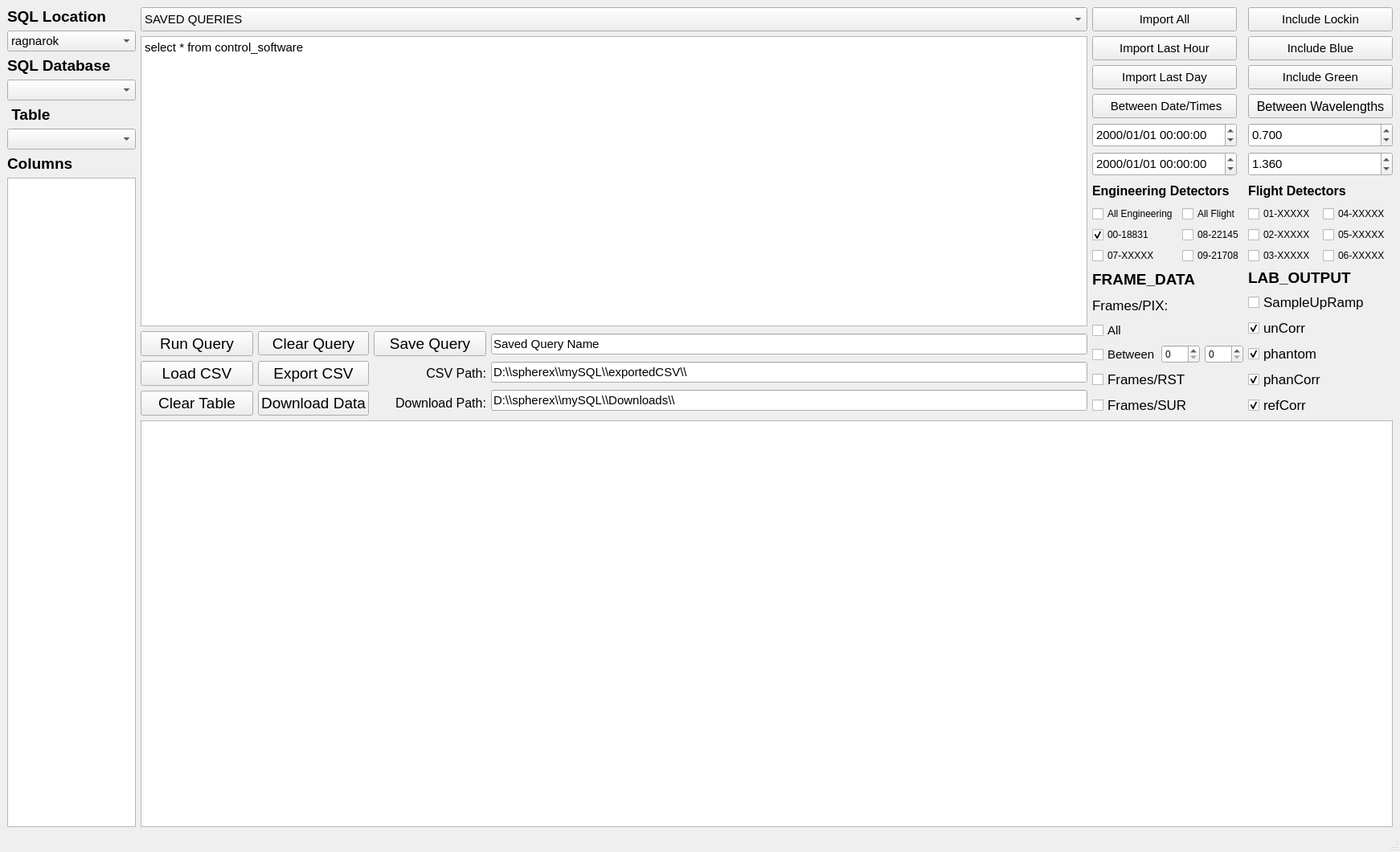
<?xml version="1.0" encoding="UTF-8"?>
<ui version="4.0">
 <class>MainWindow</class>
 <widget class="QMainWindow" name="MainWindow">
  <property name="enabled">
   <bool>true</bool>
  </property>
  <property name="geometry">
   <rect>
    <x>0</x>
    <y>0</y>
    <width>1742</width>
    <height>1060</height>
   </rect>
  </property>
  <property name="maximumSize">
   <size>
    <width>16777215</width>
    <height>16777215</height>
   </size>
  </property>
  <property name="windowTitle">
   <string>MainWindow</string>
  </property>
  <widget class="QWidget" name="centralwidget">
   <property name="layoutDirection">
    <enum>Qt::LeftToRight</enum>
   </property>
   <layout class="QGridLayout" name="gridLayout_6">
    <item row="0" column="0">
     <layout class="QVBoxLayout" name="verticalLayout_6">
      <item>
       <widget class="QLabel" name="label_SQL_Database_4">
        <property name="sizePolicy">
         <sizepolicy hsizetype="Fixed" vsizetype="Preferred">
          <horstretch>0</horstretch>
          <verstretch>0</verstretch>
         </sizepolicy>
        </property>
        <property name="maximumSize">
         <size>
          <width>160</width>
          <height>30</height>
         </size>
        </property>
        <property name="font">
         <font>
          <pointsize>14</pointsize>
          <weight>75</weight>
          <bold>true</bold>
         </font>
        </property>
        <property name="text">
         <string>SQL Location</string>
        </property>
       </widget>
      </item>
      <item>
       <widget class="QComboBox" name="comboBox_Server_Location">
        <property name="sizePolicy">
         <sizepolicy hsizetype="Fixed" vsizetype="Fixed">
          <horstretch>0</horstretch>
          <verstretch>0</verstretch>
         </sizepolicy>
        </property>
        <property name="maximumSize">
         <size>
          <width>160</width>
          <height>30</height>
         </size>
        </property>
        <property name="font">
         <font>
          <pointsize>11</pointsize>
         </font>
        </property>
        <item>
         <property name="text">
          <string>ragnarok</string>
         </property>
        </item>
        <item>
         <property name="text">
          <string>local</string>
         </property>
        </item>
        <item>
         <property name="text">
          <string>green</string>
         </property>
        </item>
       </widget>
      </item>
      <item>
       <widget class="QLabel" name="label_SQL_Database">
        <property name="sizePolicy">
         <sizepolicy hsizetype="Fixed" vsizetype="Preferred">
          <horstretch>0</horstretch>
          <verstretch>0</verstretch>
         </sizepolicy>
        </property>
        <property name="maximumSize">
         <size>
          <width>160</width>
          <height>30</height>
         </size>
        </property>
        <property name="font">
         <font>
          <pointsize>14</pointsize>
          <weight>75</weight>
          <bold>true</bold>
         </font>
        </property>
        <property name="text">
         <string>SQL Database</string>
        </property>
       </widget>
      </item>
      <item>
       <widget class="QComboBox" name="comboBox_database_name">
        <property name="maximumSize">
         <size>
          <width>160</width>
          <height>30</height>
         </size>
        </property>
        <property name="font">
         <font>
          <pointsize>11</pointsize>
         </font>
        </property>
       </widget>
      </item>
      <item>
       <widget class="QLabel" name="label_SQL_Database_2">
        <property name="sizePolicy">
         <sizepolicy hsizetype="Fixed" vsizetype="Preferred">
          <horstretch>0</horstretch>
          <verstretch>0</verstretch>
         </sizepolicy>
        </property>
        <property name="maximumSize">
         <size>
          <width>160</width>
          <height>30</height>
         </size>
        </property>
        <property name="font">
         <font>
          <pointsize>14</pointsize>
          <weight>75</weight>
          <bold>true</bold>
         </font>
        </property>
        <property name="text">
         <string> Table</string>
        </property>
       </widget>
      </item>
      <item>
       <widget class="QComboBox" name="comboBox_table_name">
        <property name="sizePolicy">
         <sizepolicy hsizetype="Fixed" vsizetype="Fixed">
          <horstretch>0</horstretch>
          <verstretch>0</verstretch>
         </sizepolicy>
        </property>
        <property name="maximumSize">
         <size>
          <width>160</width>
          <height>30</height>
         </size>
        </property>
        <property name="font">
         <font>
          <pointsize>11</pointsize>
         </font>
        </property>
       </widget>
      </item>
      <item>
       <widget class="QLabel" name="label_SQL_Database_3">
        <property name="sizePolicy">
         <sizepolicy hsizetype="Fixed" vsizetype="Preferred">
          <horstretch>0</horstretch>
          <verstretch>0</verstretch>
         </sizepolicy>
        </property>
        <property name="maximumSize">
         <size>
          <width>160</width>
          <height>30</height>
         </size>
        </property>
        <property name="font">
         <font>
          <pointsize>14</pointsize>
          <weight>75</weight>
          <bold>true</bold>
         </font>
        </property>
        <property name="text">
         <string>Columns</string>
        </property>
       </widget>
      </item>
      <item>
       <widget class="QListView" name="listView_table">
        <property name="sizePolicy">
         <sizepolicy hsizetype="Fixed" vsizetype="Expanding">
          <horstretch>0</horstretch>
          <verstretch>0</verstretch>
         </sizepolicy>
        </property>
        <property name="maximumSize">
         <size>
          <width>160</width>
          <height>16777215</height>
         </size>
        </property>
       </widget>
      </item>
     </layout>
    </item>
    <item row="0" column="1">
     <layout class="QGridLayout" name="gridLayout_4">
      <item row="0" column="0">
       <layout class="QVBoxLayout" name="verticalLayout_5">
        <item>
         <widget class="QComboBox" name="comboBox_scriptedQueries">
          <property name="minimumSize">
           <size>
            <width>0</width>
            <height>30</height>
           </size>
          </property>
          <property name="font">
           <font>
            <pointsize>11</pointsize>
           </font>
          </property>
          <item>
           <property name="text">
            <string>SAVED QUERIES</string>
           </property>
          </item>
         </widget>
        </item>
        <item>
         <widget class="QTextEdit" name="textEdit_SQL_Query">
          <property name="font">
           <font>
            <pointsize>12</pointsize>
           </font>
          </property>
          <property name="html">
           <string>&lt;!DOCTYPE HTML PUBLIC &quot;-//W3C//DTD HTML 4.0//EN&quot; &quot;http://www.w3.org/TR/REC-html40/strict.dtd&quot;&gt;
&lt;html&gt;&lt;head&gt;&lt;meta name=&quot;qrichtext&quot; content=&quot;1&quot; /&gt;&lt;style type=&quot;text/css&quot;&gt;
p, li { white-space: pre-wrap; }
&lt;/style&gt;&lt;/head&gt;&lt;body style=&quot; font-family:'MS Shell Dlg 2'; font-size:12pt; font-weight:400; font-style:normal;&quot;&gt;
&lt;p style=&quot; margin-top:0px; margin-bottom:0px; margin-left:0px; margin-right:0px; -qt-block-indent:0; text-indent:0px;&quot;&gt;&lt;span style=&quot; font-size:11pt;&quot;&gt;select * from control_software&lt;/span&gt;&lt;/p&gt;&lt;/body&gt;&lt;/html&gt;</string>
          </property>
         </widget>
        </item>
        <item>
         <layout class="QHBoxLayout" name="horizontalLayout_2">
          <item>
           <layout class="QGridLayout" name="gridLayout">
            <item row="2" column="3">
             <widget class="QLabel" name="label_downloadPath">
              <property name="maximumSize">
               <size>
                <width>160</width>
                <height>16777215</height>
               </size>
              </property>
              <property name="font">
               <font>
                <pointsize>12</pointsize>
                <weight>50</weight>
                <bold>false</bold>
               </font>
              </property>
              <property name="text">
               <string>Download Path:</string>
              </property>
              <property name="alignment">
               <set>Qt::AlignRight|Qt::AlignTrailing|Qt::AlignVCenter</set>
              </property>
             </widget>
            </item>
            <item row="1" column="3">
             <widget class="QLabel" name="label_exportPath">
              <property name="maximumSize">
               <size>
                <width>160</width>
                <height>16777215</height>
               </size>
              </property>
              <property name="font">
               <font>
                <pointsize>12</pointsize>
                <weight>50</weight>
                <bold>false</bold>
               </font>
              </property>
              <property name="layoutDirection">
               <enum>Qt::LeftToRight</enum>
              </property>
              <property name="text">
               <string>CSV Path:</string>
              </property>
              <property name="alignment">
               <set>Qt::AlignRight|Qt::AlignTrailing|Qt::AlignVCenter</set>
              </property>
             </widget>
            </item>
            <item row="0" column="2">
             <widget class="QPushButton" name="button_ClearQuery">
              <property name="minimumSize">
               <size>
                <width>120</width>
                <height>30</height>
               </size>
              </property>
              <property name="maximumSize">
               <size>
                <width>140</width>
                <height>30</height>
               </size>
              </property>
              <property name="font">
               <font>
                <pointsize>14</pointsize>
               </font>
              </property>
              <property name="text">
               <string>Clear Query</string>
              </property>
             </widget>
            </item>
            <item row="0" column="3">
             <widget class="QPushButton" name="button_SaveQuery">
              <property name="minimumSize">
               <size>
                <width>140</width>
                <height>0</height>
               </size>
              </property>
              <property name="maximumSize">
               <size>
                <width>140</width>
                <height>16777215</height>
               </size>
              </property>
              <property name="font">
               <font>
                <pointsize>14</pointsize>
               </font>
              </property>
              <property name="text">
               <string>Save Query</string>
              </property>
             </widget>
            </item>
            <item row="0" column="1">
             <widget class="QPushButton" name="button_RunQuery">
              <property name="minimumSize">
               <size>
                <width>140</width>
                <height>0</height>
               </size>
              </property>
              <property name="maximumSize">
               <size>
                <width>90</width>
                <height>16777215</height>
               </size>
              </property>
              <property name="font">
               <font>
                <pointsize>14</pointsize>
               </font>
              </property>
              <property name="text">
               <string>Run Query</string>
              </property>
             </widget>
            </item>
            <item row="1" column="2">
             <widget class="QPushButton" name="button_ExportCSV">
              <property name="maximumSize">
               <size>
                <width>140</width>
                <height>16777215</height>
               </size>
              </property>
              <property name="font">
               <font>
                <pointsize>14</pointsize>
               </font>
              </property>
              <property name="text">
               <string>Export CSV</string>
              </property>
             </widget>
            </item>
            <item row="1" column="1">
             <widget class="QPushButton" name="button_LoadCSV">
              <property name="maximumSize">
               <size>
                <width>140</width>
                <height>16777215</height>
               </size>
              </property>
              <property name="font">
               <font>
                <pointsize>14</pointsize>
               </font>
              </property>
              <property name="text">
               <string>Load CSV</string>
              </property>
             </widget>
            </item>
            <item row="2" column="2">
             <widget class="QPushButton" name="button_DownloadData">
              <property name="minimumSize">
               <size>
                <width>0</width>
                <height>0</height>
               </size>
              </property>
              <property name="font">
               <font>
                <pointsize>14</pointsize>
               </font>
              </property>
              <property name="text">
               <string>Download Data</string>
              </property>
             </widget>
            </item>
            <item row="2" column="1">
             <widget class="QPushButton" name="button_ClearTable">
              <property name="minimumSize">
               <size>
                <width>0</width>
                <height>0</height>
               </size>
              </property>
              <property name="font">
               <font>
                <pointsize>14</pointsize>
               </font>
              </property>
              <property name="text">
               <string>Clear Table</string>
              </property>
             </widget>
            </item>
           </layout>
          </item>
          <item>
           <layout class="QVBoxLayout" name="verticalLayout_7">
            <item>
             <widget class="QLineEdit" name="lineEdit_SQL_Save_Query">
              <property name="font">
               <font>
                <pointsize>11</pointsize>
               </font>
              </property>
              <property name="text">
               <string>Saved Query Name</string>
              </property>
             </widget>
            </item>
            <item>
             <widget class="QLineEdit" name="lineEdit_ExportCSV">
              <property name="font">
               <font>
                <pointsize>11</pointsize>
               </font>
              </property>
              <property name="text">
               <string>D:\\spherex\\mySQL\\exportedCSV\\</string>
              </property>
             </widget>
            </item>
            <item>
             <widget class="QLineEdit" name="lineEdit_ExportFITS">
              <property name="font">
               <font>
                <pointsize>11</pointsize>
               </font>
              </property>
              <property name="text">
               <string>D:\\spherex\\mySQL\\Downloads\\</string>
              </property>
             </widget>
            </item>
           </layout>
          </item>
         </layout>
        </item>
       </layout>
      </item>
      <item row="0" column="1">
       <layout class="QGridLayout" name="gridLayout_5">
        <item row="0" column="1">
         <layout class="QVBoxLayout" name="verticalLayout_4">
          <item>
           <widget class="QPushButton" name="button_Include_Lockin">
            <property name="minimumSize">
             <size>
              <width>0</width>
              <height>30</height>
             </size>
            </property>
            <property name="maximumSize">
             <size>
              <width>180</width>
              <height>30</height>
             </size>
            </property>
            <property name="font">
             <font>
              <pointsize>11</pointsize>
             </font>
            </property>
            <property name="text">
             <string>Include Lockin</string>
            </property>
           </widget>
          </item>
          <item>
           <widget class="QPushButton" name="button_Include_Blue">
            <property name="minimumSize">
             <size>
              <width>0</width>
              <height>30</height>
             </size>
            </property>
            <property name="maximumSize">
             <size>
              <width>180</width>
              <height>30</height>
             </size>
            </property>
            <property name="font">
             <font>
              <pointsize>11</pointsize>
             </font>
            </property>
            <property name="text">
             <string>Include Blue</string>
            </property>
           </widget>
          </item>
          <item>
           <widget class="QPushButton" name="button_Include_Green">
            <property name="minimumSize">
             <size>
              <width>180</width>
              <height>30</height>
             </size>
            </property>
            <property name="maximumSize">
             <size>
              <width>180</width>
              <height>30</height>
             </size>
            </property>
            <property name="font">
             <font>
              <pointsize>11</pointsize>
             </font>
            </property>
            <property name="text">
             <string>Include Green</string>
            </property>
           </widget>
          </item>
          <item>
           <widget class="QPushButton" name="button_Import_Wavelengths">
            <property name="minimumSize">
             <size>
              <width>0</width>
              <height>30</height>
             </size>
            </property>
            <property name="maximumSize">
             <size>
              <width>1000</width>
              <height>30</height>
             </size>
            </property>
            <property name="font">
             <font>
              <pointsize>12</pointsize>
             </font>
            </property>
            <property name="text">
             <string>Between Wavelengths</string>
            </property>
           </widget>
          </item>
          <item>
           <widget class="QDoubleSpinBox" name="doubleSpinBox_lower">
            <property name="maximumSize">
             <size>
              <width>16777215</width>
              <height>30</height>
             </size>
            </property>
            <property name="font">
             <font>
              <pointsize>11</pointsize>
             </font>
            </property>
            <property name="decimals">
             <number>3</number>
            </property>
            <property name="value">
             <double>0.700000000000000</double>
            </property>
           </widget>
          </item>
          <item>
           <widget class="QDoubleSpinBox" name="doubleSpinBox_upper">
            <property name="minimumSize">
             <size>
              <width>0</width>
              <height>30</height>
             </size>
            </property>
            <property name="font">
             <font>
              <pointsize>11</pointsize>
             </font>
            </property>
            <property name="decimals">
             <number>3</number>
            </property>
            <property name="value">
             <double>1.360000000000000</double>
            </property>
           </widget>
          </item>
          <item>
           <widget class="QLabel" name="label_SQL_Database_9">
            <property name="minimumSize">
             <size>
              <width>0</width>
              <height>25</height>
             </size>
            </property>
            <property name="maximumSize">
             <size>
              <width>16777215</width>
              <height>25</height>
             </size>
            </property>
            <property name="font">
             <font>
              <pointsize>12</pointsize>
              <weight>75</weight>
              <bold>true</bold>
             </font>
            </property>
            <property name="text">
             <string>Flight Detectors</string>
            </property>
           </widget>
          </item>
          <item>
           <layout class="QGridLayout" name="gridLayout_2">
            <item row="2" column="1">
             <widget class="QCheckBox" name="checkBox_5">
              <property name="text">
               <string>05-XXXXX</string>
              </property>
             </widget>
            </item>
            <item row="3" column="0">
             <widget class="QCheckBox" name="checkBox_3">
              <property name="text">
               <string>03-XXXXX</string>
              </property>
             </widget>
            </item>
            <item row="3" column="1">
             <widget class="QCheckBox" name="checkBox_6">
              <property name="text">
               <string>06-XXXXX</string>
              </property>
             </widget>
            </item>
            <item row="1" column="1">
             <widget class="QCheckBox" name="checkBox_4">
              <property name="text">
               <string>04-XXXXX</string>
              </property>
             </widget>
            </item>
            <item row="2" column="0">
             <widget class="QCheckBox" name="checkBox_2">
              <property name="text">
               <string>02-XXXXX</string>
              </property>
             </widget>
            </item>
            <item row="1" column="0">
             <widget class="QCheckBox" name="checkBox_1">
              <property name="text">
               <string>01-XXXXX</string>
              </property>
             </widget>
            </item>
           </layout>
          </item>
         </layout>
        </item>
        <item row="1" column="0">
         <layout class="QVBoxLayout" name="verticalLayout">
          <item>
           <widget class="QLabel" name="label_SQL_Database_6">
            <property name="maximumSize">
             <size>
              <width>160</width>
              <height>16777215</height>
             </size>
            </property>
            <property name="font">
             <font>
              <pointsize>14</pointsize>
              <weight>75</weight>
              <bold>true</bold>
             </font>
            </property>
            <property name="text">
             <string>FRAME_DATA</string>
            </property>
           </widget>
          </item>
          <item>
           <widget class="QLabel" name="label_SQL_Database_8">
            <property name="maximumSize">
             <size>
              <width>160</width>
              <height>16777215</height>
             </size>
            </property>
            <property name="font">
             <font>
              <pointsize>13</pointsize>
              <weight>50</weight>
              <bold>false</bold>
             </font>
            </property>
            <property name="text">
             <string>Frames/PIX:</string>
            </property>
           </widget>
          </item>
          <item>
           <widget class="QCheckBox" name="checkBox_PIX_all_frames">
            <property name="font">
             <font>
              <pointsize>11</pointsize>
             </font>
            </property>
            <property name="text">
             <string>All</string>
            </property>
           </widget>
          </item>
          <item>
           <layout class="QHBoxLayout" name="horizontalLayout">
            <item>
             <widget class="QCheckBox" name="checkBox_PIX_between_frames">
              <property name="maximumSize">
               <size>
                <width>80</width>
                <height>16777215</height>
               </size>
              </property>
              <property name="font">
               <font>
                <pointsize>11</pointsize>
               </font>
              </property>
              <property name="text">
               <string>Between</string>
              </property>
             </widget>
            </item>
            <item>
             <widget class="QSpinBox" name="spinBox_PIX_frames_lo">
              <property name="maximumSize">
               <size>
                <width>50</width>
                <height>16777215</height>
               </size>
              </property>
             </widget>
            </item>
            <item>
             <widget class="QSpinBox" name="spinBox_PIX_frames_hi">
              <property name="maximumSize">
               <size>
                <width>50</width>
                <height>16777215</height>
               </size>
              </property>
             </widget>
            </item>
           </layout>
          </item>
          <item>
           <widget class="QCheckBox" name="checkBox_include_frame_data_RST">
            <property name="font">
             <font>
              <pointsize>13</pointsize>
             </font>
            </property>
            <property name="text">
             <string>Frames/RST</string>
            </property>
           </widget>
          </item>
          <item>
           <widget class="QCheckBox" name="checkBox_include_frame_data_SUR">
            <property name="font">
             <font>
              <pointsize>13</pointsize>
             </font>
            </property>
            <property name="text">
             <string>Frames/SUR</string>
            </property>
           </widget>
          </item>
         </layout>
        </item>
        <item row="1" column="1">
         <layout class="QVBoxLayout" name="verticalLayout_2">
          <item>
           <widget class="QLabel" name="label_SQL_Database_7">
            <property name="font">
             <font>
              <pointsize>14</pointsize>
              <weight>75</weight>
              <bold>true</bold>
             </font>
            </property>
            <property name="text">
             <string>LAB_OUTPUT</string>
            </property>
           </widget>
          </item>
          <item>
           <widget class="QCheckBox" name="checkBox">
            <property name="font">
             <font>
              <pointsize>13</pointsize>
             </font>
            </property>
            <property name="text">
             <string>SampleUpRamp</string>
            </property>
           </widget>
          </item>
          <item>
           <widget class="QCheckBox" name="checkBox_lab_output_unCorr">
            <property name="font">
             <font>
              <pointsize>13</pointsize>
             </font>
            </property>
            <property name="text">
             <string>unCorr</string>
            </property>
            <property name="checked">
             <bool>true</bool>
            </property>
           </widget>
          </item>
          <item>
           <widget class="QCheckBox" name="checkBox_lab_output_phantom">
            <property name="font">
             <font>
              <pointsize>13</pointsize>
             </font>
            </property>
            <property name="text">
             <string>phantom</string>
            </property>
            <property name="checked">
             <bool>true</bool>
            </property>
           </widget>
          </item>
          <item>
           <widget class="QCheckBox" name="checkBox_lab_output_phanCorr">
            <property name="font">
             <font>
              <pointsize>13</pointsize>
             </font>
            </property>
            <property name="text">
             <string>phanCorr</string>
            </property>
            <property name="checked">
             <bool>true</bool>
            </property>
           </widget>
          </item>
          <item>
           <widget class="QCheckBox" name="checkBox_lab_output_refCorr">
            <property name="font">
             <font>
              <pointsize>13</pointsize>
             </font>
            </property>
            <property name="text">
             <string>refCorr</string>
            </property>
            <property name="checked">
             <bool>true</bool>
            </property>
           </widget>
          </item>
         </layout>
        </item>
        <item row="0" column="0">
         <layout class="QVBoxLayout" name="verticalLayout_3">
          <item>
           <widget class="QPushButton" name="button_Import_All">
            <property name="minimumSize">
             <size>
              <width>0</width>
              <height>30</height>
             </size>
            </property>
            <property name="maximumSize">
             <size>
              <width>180</width>
              <height>30</height>
             </size>
            </property>
            <property name="font">
             <font>
              <pointsize>11</pointsize>
             </font>
            </property>
            <property name="text">
             <string>Import All</string>
            </property>
           </widget>
          </item>
          <item>
           <widget class="QPushButton" name="button_Import_Last_Hour">
            <property name="minimumSize">
             <size>
              <width>0</width>
              <height>30</height>
             </size>
            </property>
            <property name="maximumSize">
             <size>
              <width>180</width>
              <height>30</height>
             </size>
            </property>
            <property name="font">
             <font>
              <pointsize>11</pointsize>
             </font>
            </property>
            <property name="text">
             <string>Import Last Hour</string>
            </property>
           </widget>
          </item>
          <item>
           <widget class="QPushButton" name="button_Import_Last_Day">
            <property name="minimumSize">
             <size>
              <width>0</width>
              <height>30</height>
             </size>
            </property>
            <property name="maximumSize">
             <size>
              <width>180</width>
              <height>30</height>
             </size>
            </property>
            <property name="font">
             <font>
              <pointsize>11</pointsize>
             </font>
            </property>
            <property name="text">
             <string>Import Last Day</string>
            </property>
           </widget>
          </item>
          <item>
           <widget class="QPushButton" name="button_Import_Between">
            <property name="minimumSize">
             <size>
              <width>0</width>
              <height>30</height>
             </size>
            </property>
            <property name="maximumSize">
             <size>
              <width>180</width>
              <height>30</height>
             </size>
            </property>
            <property name="font">
             <font>
              <pointsize>11</pointsize>
             </font>
            </property>
            <property name="text">
             <string> Between Date/Times</string>
            </property>
           </widget>
          </item>
          <item>
           <widget class="QDateTimeEdit" name="dateTimeEdit_start">
            <property name="minimumSize">
             <size>
              <width>0</width>
              <height>30</height>
             </size>
            </property>
            <property name="maximumSize">
             <size>
              <width>180</width>
              <height>16777215</height>
             </size>
            </property>
            <property name="font">
             <font>
              <pointsize>11</pointsize>
             </font>
            </property>
            <property name="displayFormat">
             <string>yyyy/MM/dd HH:mm:ss</string>
            </property>
           </widget>
          </item>
          <item>
           <widget class="QDateTimeEdit" name="dateTimeEdit_end">
            <property name="minimumSize">
             <size>
              <width>0</width>
              <height>30</height>
             </size>
            </property>
            <property name="maximumSize">
             <size>
              <width>180</width>
              <height>16777215</height>
             </size>
            </property>
            <property name="font">
             <font>
              <pointsize>11</pointsize>
             </font>
            </property>
            <property name="displayFormat">
             <string>yyyy/MM/dd HH:mm:ss</string>
            </property>
           </widget>
          </item>
          <item>
           <widget class="QLabel" name="label_SQL_Database_5">
            <property name="minimumSize">
             <size>
              <width>0</width>
              <height>25</height>
             </size>
            </property>
            <property name="maximumSize">
             <size>
              <width>16777215</width>
              <height>25</height>
             </size>
            </property>
            <property name="font">
             <font>
              <pointsize>12</pointsize>
              <weight>75</weight>
              <bold>true</bold>
             </font>
            </property>
            <property name="text">
             <string>Engineering Detectors</string>
            </property>
           </widget>
          </item>
          <item>
           <layout class="QGridLayout" name="gridLayout_3">
            <item row="0" column="0">
             <widget class="QCheckBox" name="checkBox_all_eng">
              <property name="text">
               <string>All Engineering</string>
              </property>
              <property name="checked">
               <bool>false</bool>
              </property>
             </widget>
            </item>
            <item row="2" column="1">
             <widget class="QCheckBox" name="checkBox_9">
              <property name="text">
               <string>09-21708</string>
              </property>
              <property name="checked">
               <bool>false</bool>
              </property>
             </widget>
            </item>
            <item row="1" column="1">
             <widget class="QCheckBox" name="checkBox_8">
              <property name="text">
               <string>08-22145</string>
              </property>
              <property name="checked">
               <bool>false</bool>
              </property>
             </widget>
            </item>
            <item row="2" column="0">
             <widget class="QCheckBox" name="checkBox_7">
              <property name="text">
               <string>07-XXXXX</string>
              </property>
              <property name="checked">
               <bool>false</bool>
              </property>
             </widget>
            </item>
            <item row="1" column="0">
             <widget class="QCheckBox" name="checkBox_0">
              <property name="text">
               <string>00-18831</string>
              </property>
              <property name="checked">
               <bool>true</bool>
              </property>
             </widget>
            </item>
            <item row="0" column="1">
             <widget class="QCheckBox" name="checkBox_all_flight">
              <property name="text">
               <string>All Flight</string>
              </property>
              <property name="checked">
               <bool>false</bool>
              </property>
             </widget>
            </item>
           </layout>
          </item>
         </layout>
        </item>
       </layout>
      </item>
      <item row="1" column="0" colspan="2">
       <layout class="QHBoxLayout" name="horizontalLayout_3"/>
      </item>
      <item row="2" column="0" colspan="2">
       <widget class="QTableView" name="tableView_SQL_Results"/>
      </item>
     </layout>
    </item>
   </layout>
  </widget>
  <widget class="QMenuBar" name="menubar">
   <property name="geometry">
    <rect>
     <x>0</x>
     <y>0</y>
     <width>1742</width>
     <height>21</height>
    </rect>
   </property>
  </widget>
  <widget class="QStatusBar" name="statusbar"/>
 </widget>
 <resources/>
 <connections/>
</ui>
